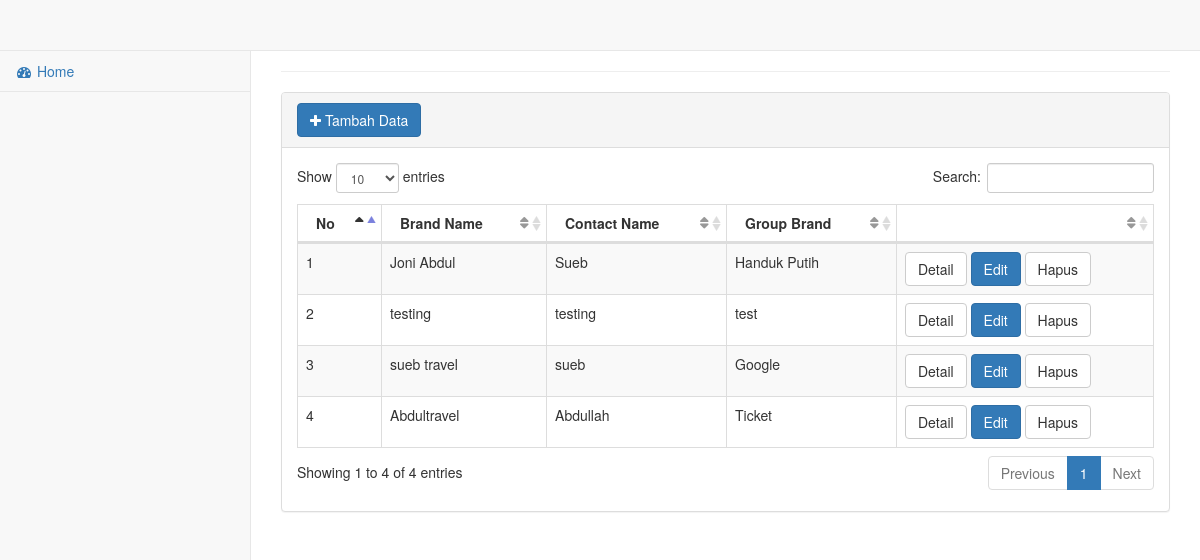
The page / on the database its author committed.
### tables this page shows
CREATE TABLE `ms_customer` (
  `ID_CUSTOMER` int(1) NOT NULL AUTO_INCREMENT,
  `BRANDNAME` varchar(100) DEFAULT NULL,
  `CONTACTNAME` varchar(50) DEFAULT NULL,
  `ALAMAT` tinytext,
  `GROUPBRAND` varchar(50) DEFAULT NULL,
  `NOTES` tinytext,
  `WEBSITE` varchar(100) DEFAULT NULL,
  `SOSMED` varchar(100) DEFAULT NULL,
  `STATUS_CUSTOMER` int(1) DEFAULT '0',
  PRIMARY KEY (`ID_CUSTOMER`)
);

### index.php (called while the page is built, shortened)
<?php
require_once BASEPATH.'core/CodeIgniter.php';

### application/models/m_home.php (called while the page is built, shortened)
<?php
class m_home extends CI_Model {
    function loadtabel(){
        $this->db->select('*');
		$this->db->from('ms_customer');
		$this->db->where('STATUS_CUSTOMER =', 0);
		$query = $this->db->get();
        $data = $query->result();
        return $data;
    }
}

### application/core/MY_Controller.php (called while the page is built, shortened)
<?php
class MY_Controller extends CI_Controller {
	public function nametheme($content, $contentdata = NULL)
	{
		$header = array(
				'title' => 'Name Project'
			);
		$footer['title'] = '';
		$this->load->view('theme/header', $header);
		$this->load->view('theme/sidebar');
		$this->load->view($content, $contentdata);
		$this->load->view('theme/footer', $footer);
	}
}

### application/controllers/home.php (the view, shortened to what this page needs)
<?php
class home extends MY_Controller {
	public function index()
	{
		$loadtabel = $this->m_home->loadtabel();
		$data['tabel'] = '';
         $no = 1;
         foreach ($loadtabel as $key) {
            $data['tabel'] .= '
                        <tr>
                        <td>'.$no.'</td>
                        <td>'.$key->BRANDNAME.'</td>
                        <td>'.$key->CONTACTNAME.'</td>
                        <td>'.$key->GROUPBRAND.'</td>
                        <td>
                        	<a class="btn btn-default" href="'.base_url('home/editpage/'.$key->ID_CUSTOMER.'/detail').'">Detail</a>
                        	<a class="btn btn-primary" href="'.base_url('home/editpage/'.$key->ID_CUSTOMER.'/edit').'">Edit</a>
                        	<a class="btn btn-default" onclick="del(\''.$key->ID_CUSTOMER.'\')" href="javascript:void(0)">Hapus</a></td>
                        </td>
                        </tr>
                    ';
            $no++;
        }
		$this->nametheme('home/base', $data);
	}
}

### application/views/theme/header.php (shortened to what this page needs)
<!DOCTYPE html>
<html lang="en">
<head>
    <link href="<?=base_url()?>assets/bower_components/bootstrap/dist/css/bootstrap.min.css" rel="stylesheet">
    <link href="<?=base_url()?>assets/bower_components/metisMenu/dist/metisMenu.min.css" rel="stylesheet">
    <link href="<?=base_url()?>assets/dist/css/sb-admin-2.css" rel="stylesheet">
    <link href="<?=base_url()?>assets/bower_components/font-awesome/css/font-awesome.min.css" rel="stylesheet" type="text/css">
    <link href="<?=base_url()?>assets/bower_components/datatables-plugins/integration/bootstrap/3/dataTables.bootstrap.css" rel="stylesheet">
    <link href="<?=base_url()?>assets/bower_components/datatables-responsive/css/dataTables.responsive.css" rel="stylesheet">
</head>
<body>
    <div id="wrapper">
        <nav class="navbar navbar-default navbar-static-top" role="navigation" style="margin-bottom: 0">
            <div class="navbar-header">
                <a class="navbar-brand" href="#"></a>
            </div>

### application/views/theme/sidebar.php
<div class="navbar-default sidebar" role="navigation">
                <div class="sidebar-nav navbar-collapse">
                    <ul class="nav" id="side-menu">
                        <li>
                            <a href="<?php echo base_url('home'); ?>"><i class="fa fa-dashboard fa-fw"></i> Home</a>
                        </li>
                    </ul>
                </div>
            </div>
        </nav>

### application/views/home/base.php (shortened to what this page needs)
<div id="page-wrapper">
            <div class="row">
                <div class="col-lg-12">
                    <hr>
                </div>
            </div>
            <div class="row">
                <div class="col-lg-12">
                    <div class="panel panel-default">
                        <div class="panel-heading">
                            <a href="<?php echo base_url('addform') ?>" type="button" class="btn btn-primary"><span class="fa fa-plus"></span> Tambah Data</a>
                        </div>
                        <div class="panel-body">
                            <div class="dataTable_wrapper">
                                <table class="table table-striped table-bordered table-hover" id="dataTables-example">
                                    <thead>
                                        <tr>
                                            <th>No</th>
                                            <th>Brand Name</th>
                                            <th>Contact Name</th>
                                            <th>Group Brand</th>
                                            <th></th>
                                        </tr>
                                    </thead>
                                    <tbody>
                                    	<?php echo $tabel; ?>
                                    </tbody>
                                </table>
                            </div>
                        </div>
                    </div>
                </div>
            </div>
        </div>

### application/views/theme/footer.php
</div>
</body>
</html>

### rows shown on the page
ms_customer: BRANDNAME "Joni Abdul", CONTACTNAME "Sueb", GROUPBRAND "Handuk Putih"
ms_customer: BRANDNAME "testing", CONTACTNAME "testing", GROUPBRAND "test"
ms_customer: BRANDNAME "sueb travel", CONTACTNAME "sueb", GROUPBRAND "Google"
ms_customer: BRANDNAME "Abdultravel", CONTACTNAME "Abdullah", GROUPBRAND "Ticket"
